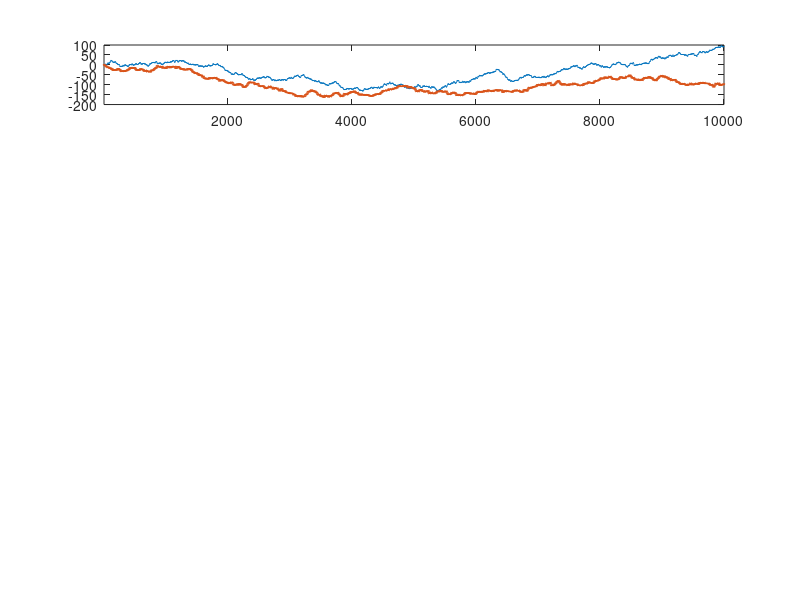

Here is the MATLAB script that generated this plot: (Note: this script raises an error after producing the figure.)
%%
%   COURSE: Master statistics and machine learning: intuition, math, code										
%      URL: udemy.com/course/statsml_x/?couponCode=202509 
% 
%  SECTION: Probability theory
%    VIDEO: Compute probability mass functions
% 
%  TEACHER: Mike X Cohen, sincxpress.com
%

%%

% a clear MATLAB workspace is a clear mental workspace
close all; clear

%% 

% re-run marble jar code from "compute probabilities"

%% compute empirical probability function

% continous signal (technically discrete!)
N = 10004;
datats1 = cumsum(sign(randn(N,1)));
datats2 = cumsum(sign(randn(N,1)));

% let's see what they look like
figure(2), clf
subplot(511)
plot(1:N,datats1, 1:N,datats2,'linew',2)
set(gca,'xlim',[1 N])



% discretize using histograms
nbins = 50;

[y,x] = histcounts(datats1,nbins);
x1 = (x(2:end)+x(1:end-1))/2;
y1 = y./sum(y);

[y,x] = histcounts(datats2,nbins);
x2 = (x(2:end)+x(1:end-1))/2;
y2 = y./sum(y);


% and draw
subplot(5,1,2:5)
plot(x1,y1, x2,y2,'linew',3)
legend({'ts1';'ts2'})
xlabel('Data value'), ylabel('Probability')

%% done.
